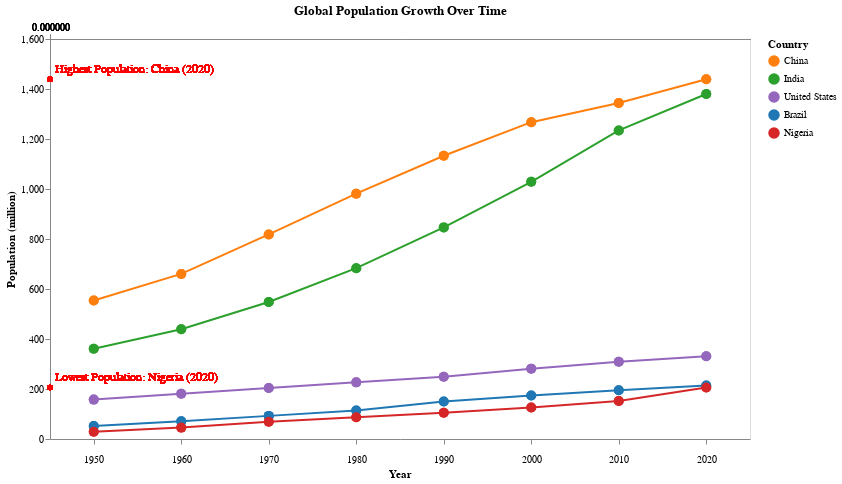

Vega-Lite specification for this chart:
### Vega-Lite specification from a JSON file in a GitHub repository (floating-point values rounded to 4 significant figures)
{"$schema": "https://vega.github.io/schema/vega-lite/v5.json", "title": "Global Population Growth Over Time", "data": {"values": [{"Country": "China", "Year": 1950, "Population": 554005000, "Continent": "Asia"}, {"Country": "China", "Year": 1960, "Population": 660330000, "Continent": "Asia"}, {"Country": "China", "Year": 1970, "Population": 818315000, "Continent": "Asia"}, {"Country": "China", "Year": 1980, "Population": 981235000, "Continent": "Asia"}, {"Country": "China", "Year": 1990, "Population": 1133020000, "Continent": "Asia"}, {"Country": "China", "Year": 2000, "Population": 1267320000, "Continent": "Asia"}, {"Country": "China", "Year": 2010, "Population": 1344130000, "Continent": "Asia"}, {"Country": "China", "Year": 2020, "Population": 1439323776, "Continent": "Asia"}, {"Country": "India", "Year": 1950, "Population": 361000000, "Continent": "Asia"}, {"Country": "India", "Year": 1960, "Population": 439235000, "Continent": "Asia"}, {"Country": "India", "Year": 1970, "Population": 548159000, "Continent": "Asia"}, {"Country": "India", "Year": 1980, "Population": 683329000, "Continent": "Asia"}, {"Country": "India", "Year": 1990, "Population": 846387000, "Continent": "Asia"}, {"Country": "India", "Year": 2000, "Population": 1028690000, "Continent": "Asia"}, {"Country": "India", "Year": 2010, "Population": 1234280000, "Continent": "Asia"}, {"Country": "India", "Year": 2020, "Population": 1380004385, "Continent": "Asia"}, {"Country": "United States", "Year": 1950, "Population": 157553000, "Continent": "North America"}, {"Country": "United States", "Year": 1960, "Population": 180671000, "Continent": "North America"}, {"Country": "United States", "Year": 1970, "Population": 203984000, "Continent": "North America"}, {"Country": "United States", "Year": 1980, "Population": 226542000, "Continent": "North America"}, {"Country": "United States", "Year": 1990, "Population": 248709000, "Continent": "North America"}, {"Country": "United States", "Year": 2000, "Population": 281421000, "Continent": "North America"}, {"Country": "United States", "Year": 2010, "Population": 308745538, "Continent": "North America"}, {"Country": "United States", "Year": 2020, "Population": 331002651, "Continent": "North America"}, {"Country": "Brazil", "Year": 1950, "Population": 51910000, "Continent": "South America"}, {"Country": "Brazil", "Year": 1960, "Population": 70700000, "Continent": "South America"}, {"Country": "Brazil", "Year": 1970, "Population": 92500000, "Continent": "South America"}, {"Country": "Brazil", "Year": 1980, "Population": 113800000, "Continent": "South America"}, {"Country": "Brazil", "Year": 1990, "Population": 150000000, "Continent": "South America"}, {"Country": "Brazil", "Year": 2000, "Population": 174000000, "Continent": "South America"}, {"Country": "Brazil", "Year": 2010, "Population": 195000000, "Continent": "South America"}, {"Country": "Brazil", "Year": 2020, "Population": 213993437, "Continent": "South America"}, {"Country": "Nigeria", "Year": 1950, "Population": 28820000, "Continent": "Africa"}, {"Country": "Nigeria", "Year": 1960, "Population": 45600000, "Continent": "Africa"}, {"Country": "Nigeria", "Year": 1970, "Population": 69000000, "Continent": "Africa"}, {"Country": "Nigeria", "Year": 1980, "Population": 87300000, "Continent": "Africa"}, {"Country": "Nigeria", "Year": 1990, "Population": 105000000, "Continent": "Africa"}, {"Country": "Nigeria", "Year": 2000, "Population": 126000000, "Continent": "Africa"}, {"Country": "Nigeria", "Year": 2010, "Population": 152000000, "Continent": "Africa"}, {"Country": "Nigeria", "Year": 2020, "Population": 206139589, "Continent": "Africa"}, {"Country": "China", "Year": 1950, "Population": 554005000, "Continent": "All"}, {"Country": "China", "Year": 1960, "Population": 660330000, "Continent": "All"}, {"Country": "China", "Year": 1970, "Population": 818315000, "Continent": "All"}, {"Country": "China", "Year": 1980, "Population": 981235000, "Continent": "All"}, {"Country": "China", "Year": 1990, "Population": 1133020000, "Continent": "All"}, {"Country": "China", "Year": 2000, "Population": 1267320000, "Continent": "All"}, {"Country": "China", "Year": 2010, "Population": 1344130000, "Continent": "All"}, {"Country": "China", "Year": 2020, "Population": 1439323776, "Continent": "All"}, {"Country": "India", "Year": 1950, "Population": 361000000, "Continent": "All"}, {"Country": "India", "Year": 1960, "Population": 439235000, "Continent": "All"}, {"Country": "India", "Year": 1970, "Population": 548159000, "Continent": "All"}, {"Country": "India", "Year": 1980, "Population": 683329000, "Continent": "All"}, {"Country": "India", "Year": 1990, "Population": 846387000, "Continent": "All"}, {"Country": "India", "Year": 2000, "Population": 1028690000, "Continent": "All"}, {"Country": "India", "Year": 2010, "Population": 1234280000, "Continent": "All"}, {"Country": "India", "Year": 2020, "Population": 1380004385, "Continent": "All"}, {"Country": "United States", "Year": 1950, "Population": 157553000, "Continent": "All"}, {"Country": "United States", "Year": 1960, "Population": 180671000, "Continent": "All"}, {"Country": "United States", "Year": 1970, "Population": 203984000, "Continent": "All"}, {"Country": "United States", "Year": 1980, "Population": 226542000, "Continent": "All"}, {"Country": "United States", "Year": 1990, "Population": 248709000, "Continent": "All"}, {"Country": "United States", "Year": 2000, "Population": 281421000, "Continent": "All"}, {"Country": "United States", "Year": 2010, "Population": 308745538, "Continent": "All"}, {"Country": "United States", "Year": 2020, "Population": 331002651, "Continent": "All"}, {"Country": "Brazil", "Year": 1950, "Population": 51910000, "Continent": "All"}, {"Country": "Brazil", "Year": 1960, "Population": 70700000, "Continent": "All"}, {"Country": "Brazil", "Year": 1970, "Population": 92500000, "Continent": "All"}, {"Country": "Brazil", "Year": 1980, "Population": 113800000, "Continent": "All"}, {"Country": "Brazil", "Year": 1990, "Population": 150000000, "Continent": "All"}, {"Country": "Brazil", "Year": 2000, "Population": 174000000, "Continent": "All"}, {"Country": "Brazil", "Year": 2010, "Population": 195000000, "Continent": "All"}, {"Country": "Brazil", "Year": 2020, "Population": 213993437, "Continent": "All"}, {"Country": "Nigeria", "Year": 1950, "Population": 28820000, "Continent": "All"}, {"Country": "Nigeria", "Year": 1960, "Population": 45600000, "Continent": "All"}, {"Country": "Nigeria", "Year": 1970, "Population": 69000000, "Continent": "All"}, {"Country": "Nigeria", "Year": 1980, "Population": 87300000, "Continent": "All"}, {"Country": "Nigeria", "Year": 1990, "Population": 105000000, "Continent": "All"}, {"Country": "Nigeria", "Year": 2000, "Population": 126000000, "Continent": "All"}, {"Country": "Nigeria", "Year": 2010, "Population": 152000000, "Continent": "All"}, {"Country": "Nigeria", "Year": 2020, "Population": 206139589, "Continent": "All"}]}, "transform": [{"calculate": "datum.Population / 1000000", "as": "Population (million)"}], "selection": {"Continent": {"type": "single", "fields": ["Continent"], "bind": {"input": "select", "options": ["All", "Asia", "North America", "South America", "Africa"], "name": "Select Continent"}}}, "layer": [{"mark": {"type": "line", "point": {"filled": true, "size": 100}}, "encoding": {"x": {"field": "Year", "type": "ordinal", "title": "Year", "axis": {"domain": true, "values": [1950, 1960, 1970, 1980, 1990, 2000, 2010, 2020], "labelAngle": 0, "labelPadding": 10, "grid": false}}, "y": {"field": "Population (million)", "type": "quantitative", "title": "Population (million)", "axis": {"tickCount": 10, "grid": false}}, "color": {"field": "Country", "type": "nominal", "scale": {"domain": ["China", "India", "United States", "Brazil", "Nigeria"], "range": ["#ff7f0e", "#2ca02c", "#9467bd", "#1f77b4", "#d62728"]}, "legend": {"title": "Country"}}, "tooltip": [{"field": "Country", "title": "Country"}, {"field": "Year", "title": "Year"}, {"field": "Population (million)", "title": "Population (million)"}]}}, {"mark": {"type": "circle", "color": "red", "strokeWidth": 1.5}, "encoding": {"x": {"datum": 2020}, "y": {"datum": 1439.0}, "y2": {"datum": 1300}}}, {"mark": {"type": "text", "color": "red", "fontSize": 12, "align": "left", "dx": 5, "dy": -10}, "encoding": {"x": {"datum": 2020}, "y": {"datum": 1439.0}, "text": {"value": "Highest Population: China (2020)"}}}, {"mark": {"type": "circle", "color": "red", "strokeWidth": 1}, "encoding": {"x": {"datum": 2020}, "y": {"datum": 206.1}, "y2": {"datum": 100}}}, {"mark": {"type": "text", "color": "red", "fontSize": 12, "align": "left", "dx": 5, "dy": -10}, "encoding": {"x": {"datum": 2020}, "y": {"datum": 206.1}, "text": {"value": "Lowest Population: Nigeria (2020)"}}}], "width": 700, "height": 400}
